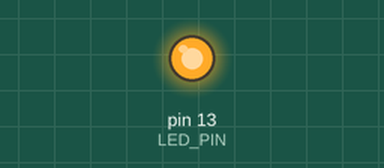
Simulated run of this sketch. Board: Arduino Uno, built with avr-gcc and run on an emulated ATmega328P. Parts: output pins drawn as LEDs (lit = HIGH).

Above: at 0.2 s.
At 68.9 s:
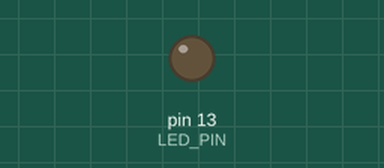
Timing chart, 0 to 71.6 s (numbered marks = the images above):
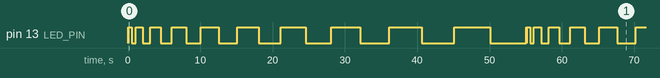

The sketch:

M03A03b.ino
```cpp
const int LED_PIN = 13;
const int INITIAL_DELAY = 10;
const int FINAL_DELAY = 5000;
const int DELAY_INCREASE = 499;

void setup() {
  pinMode(LED_PIN, OUTPUT);
}

void loop() {
  int i = INITIAL_DELAY;
  while (i <= FINAL_DELAY) {
    digitalWrite(LED_PIN, HIGH);
    delay(i);
    digitalWrite(LED_PIN, LOW);
    delay(i);
    i += DELAY_INCREASE;
  }
}
```

Measured:
- by itself, pin 13 (LED_PIN): moves between LOW and HIGH, repeating every 55.1 s
- by itself, everything shown: repeats every 55.1 s, in 20 steps
